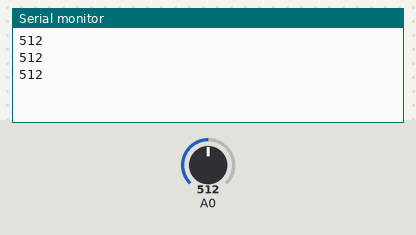
The program below on a simulated Arduino Uno R4 WiFi. Parts: the last lines printed to the serial monitor. The inputs (shaded band) are chosen by the test bench; at power-on: A0 = 512.

Above: at 1.3 s.
1.4 s: A0 set to 716
At 1.9 s:
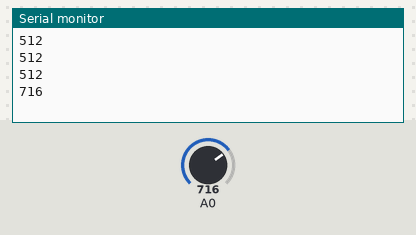
2.9 s: A0 set to 900
At 3.4 s:
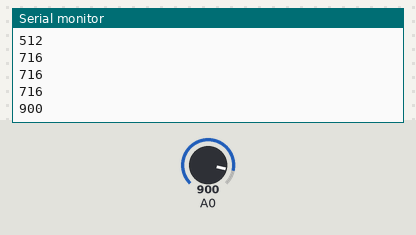
Timing chart, 0 to 5.9 s (numbered marks = the images above; inputs shaded):
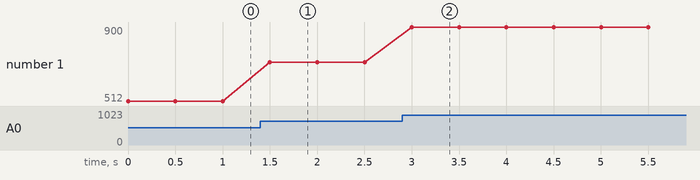

The program:

main.cpp
```cpp
/**
 * @file main.cpp
 * @brief Force/Pressure Sensor Data Acquisition System
 *
 * This program interfaces with a force/pressure sensor connected to analog pin A0
 * and continuously reads sensor values, transmitting them via serial communication
 * at a baud rate of 9600.
 *
 * @author Himanshu
 * @date February 2026
 * @version 1.0
 */

#include <Arduino.h>

/** @brief Global variable storing the current sensor reading value */
int value = 0;

/**
 * @brief Initializes the Arduino system and configures hardware peripherals
 *
 * This function is called once when the microcontroller starts up. It configures:
 * - Serial communication port at 9600 baud rate for data transmission
 * - Analog pin A0 for sensor input
 *
 * @note This function is part of the Arduino framework and is automatically called
 *       by the system at startup.
 *
 * @return void
 */
void setup() {
    Serial.begin(9600);
    pinMode(A0, INPUT);
}

/**
 * @brief Main execution loop - runs continuously after setup
 *
 * This function is called repeatedly by the Arduino framework after setup() completes.
 * On each iteration, it:
 * - Reads the analog value from pin A0 (force/pressure sensor)
 * - Prints the sensor reading to the serial port
 * - Waits 500 milliseconds before the next reading
 *
 * The sampling frequency is approximately 2 Hz (one reading every 500 ms).
 *
 * @note This function is part of the Arduino framework and is automatically called
 *       in a continuous loop by the system.
 *
 * @return void
 */
void loop() {
    value = analogRead(A0);
    Serial.println(value);
    delay(500);
}
```

Measured:
- after the input at 1.4 s, the serial monitor: prints a new line after 0.10 s (image 1)
- after the input at 2.9 s, the serial monitor: prints a new line after 0.10 s (image 2)
- plotted number 1: 512 → 716 after the input at 1.4 s, 716 → 900 after the input at 2.9 s
